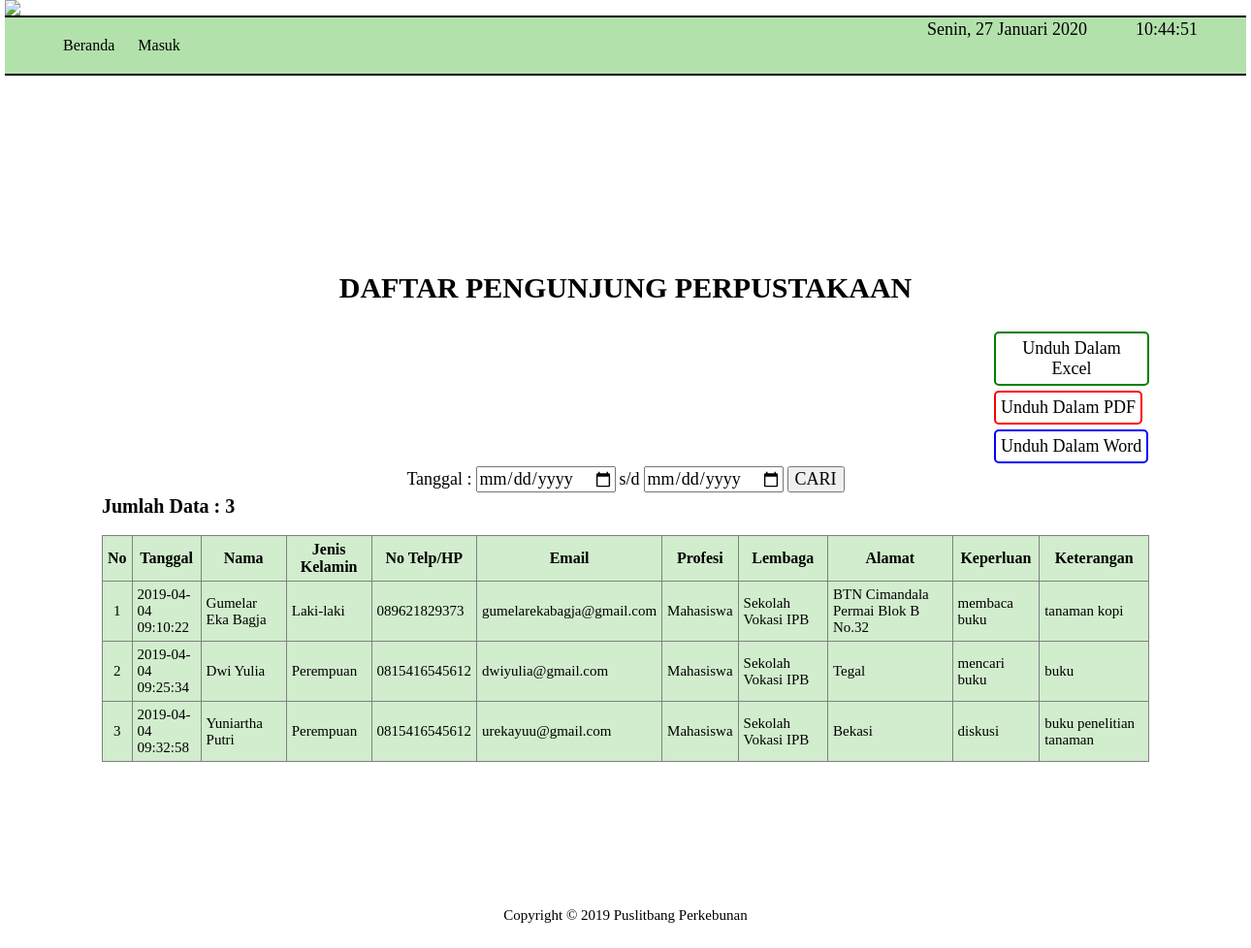
/table_order.php, run on the app's committed database.
### tables this page shows
CREATE TABLE `pengunjung` (
  `id` int(11) NOT NULL,
  `tanggal` datetime NOT NULL DEFAULT CURRENT_TIMESTAMP,
  `nama` text NOT NULL,
  `jenis_kelamin` text NOT NULL,
  `no_hp` text NOT NULL,
  `email` text NOT NULL,
  `profesi` text NOT NULL,
  `lembaga` text NOT NULL,
  `alamat` text NOT NULL,
  `keperluan` text NOT NULL,
  `keterangan` text NOT NULL
);

### table_order.php (the view, shortened to what this page needs)
<?php
	require 'header.php';
	if (isset($_POST['cari_tgl'])) {
		$query = "select * from pengunjung where tanggal between '".$_POST['cari_tgl']."' and '".$_POST['cari_tgl2']."'";
		$result = mysqli_query($con, $query);
		$count = mysqli_num_rows($result);
	}
	else {
		$query = "select * from pengunjung";
		$result = mysqli_query($con, $query);
		$count = mysqli_num_rows($result);
	}
?>
			<b><center><div id="TLap">DAFTAR PENGUNJUNG PERPUSTAKAAN</div></center></b>
			<br>
			<form method="post" action="eksport/eks.php">
			<div>
				<button type="submit" class="btn_excel" name="excel">Unduh Dalam Excel</button>
			</div>
			</form>
			<form style="padding-top: 5px;" method="post" action="eksport/pdf_aktivitas.php" target="_blank">
			<div>
				<button type="submit" class="btn_pdf" name="pdf">Unduh Dalam PDF</button>
			</div>
			</form>
			<form style="padding-top: 5px;" method="post" action="eksport/export_word.php">
			<div>
				<button type="submit" class="btn_word" name="pdf">Unduh Dalam Word</button>
			</div>
			</form>
			<form method="post">
				<table id="cari_table">
					<tr>
						<td>Tanggal :</td>
						<td><input type="date" name="cari_tgl" required></td>
						<td>s/d</td>
						<td><input type="date" name="cari_tgl2" required></td>
						<td><input id="btn_cari" type="submit" value="CARI"></td>
					</tr>
				</table>
			</form>
			<div class="count">
				<b>Jumlah Data : <?php echo "$count"; ?></b>
			</div>
			<br>
			<div id="Tdata">
				<table border="1" rules="all" cellpadding="5">
					<tr>
						<th class="Ttable">No</th>
						<th width="60" class="Ttable">Tanggal</th>
						<th class="Ttable">Nama</th>
						<th class="Ttable">Jenis Kelamin</th>
						<th class="Ttable">No Telp/HP</th>
						<th class="Ttable">Email</th>
						<th class="Ttable">Profesi</th>
						<th class="Ttable">Lembaga</th>
						<th class="Ttable">Alamat</th>
						<th class="Ttable">Keperluan</th>
						<th class="Ttable">Keterangan</th>
					</tr>
					<?php
					$x=1;
						while ($row = mysqli_fetch_assoc($result)){
					?>
					<tr>
						<td class="nomor" style="text-align: center;"><?php echo $x;?></td>
						<td class="nomor"><?php echo $row['tanggal'];?></td>
						<td class="nomor"><?php echo $row['nama'];?></td>
						<td class="nomor"><?php echo $row['jenis_kelamin'];?></td>
						<td class="nomor"><?php echo $row['no_hp'];?></td>
						<td class="nomor"><?php echo $row['email'];?></td>
						<td class="nomor"><?php echo $row['profesi'];?></td>
						<td class="nomor"><?php echo $row['lembaga'];?></td>
						<td class="nomor"><?php echo $row['alamat'];?></td>
						<td class="nomor"><?php echo $row['keperluan'];?></td>
						<td class="nomor"><?php echo $row['keterangan'];?></td>
					</tr>
						<?php $x++; }?>
				</table>
			</div>
<?php
	require 'footer.php';
?>

### header.php (shortened to what this page needs)
<html>
	<head>
		<link rel="stylesheet" href="store.css?v=">
	</head>
	<body onload="tampilkanwaktu();setInterval('tampilkanwaktu()',10)">
		<div class="container">
			<div id="head">
				<img class="banner" src="img/banner-perpus2.png">
				<div id="clock"></div>
					<div id="tgl">
					<?php
					$hari = date('l');
					if ($hari=="Sunday") {
					 echo "Minggu";
					}elseif ($hari=="Monday") {
					 echo "Senin";
					}elseif ($hari=="Tuesday") {
					 echo "Selasa";
					}elseif ($hari=="Wednesday") {
					 echo "Rabu";
					}elseif ($hari=="Thursday") {
					 echo("Kamis");
					}elseif ($hari=="Friday") {
					 echo "Jum'at";
					}elseif ($hari=="Saturday") {
					 echo "Sabtu";
					}
					?>,
					<?php
					$tgl =date('d');
					echo $tgl;
					$bulan =date('F');
					if ($bulan=="January") {
					 echo " Januari ";
					}elseif ($bulan=="February") {
					 echo " Februari ";
					}elseif ($bulan=="March") {
					 echo " Maret ";
					}elseif ($bulan=="April") {
					 echo " April ";
					}elseif ($bulan=="May") {
					 echo " Mei ";
					}elseif ($bulan=="June") {
					 echo " Juni ";
					}elseif ($bulan=="July") {
					 echo " Juli ";
					}elseif ($bulan=="August") {
					 echo " Agustus ";
					}elseif ($bulan=="September") {
					 echo " September ";
					}elseif ($bulan=="October") {
					 echo " Oktober ";
					}elseif ($bulan=="November") {
					 echo " November ";
					}elseif ($bulan=="December") {
					 echo " Desember ";
					}
					$tahun=date('Y');
					echo $tahun;
					?>
					</div>
				<div class="bawah">
					<ul id="list">
						<li><a href="index.php">Beranda</a></li>
						<?php if(empty($_SESSION['u'])) { ?>
						<li><a href="log.php"">Masuk</a></li>
						<?php } else {?>
						<li><a href="out.php"">Keluar</a></li>
						<?php }?>
				</div>
			</div>
			<div id="body">

### footer.php
			</div>
			<div id="foot">
				<p>Copyright &copy; 2019 Puslitbang Perkebunan</p>
			</div>
		</div>
	</body>
</html>

### store.css (style rules this page uses)
* { margin:0px auto; font-family: "Calibri"; }
#head { position: fixed; padding-bottom:15px; }
#head li { display:inline; margin-left:20px; }
#head a { text-decoration:none; color:black; size:20px; }
.container, #head { width:1280px; margin:auto; }
body { background-image: url('img/background.png'); background-attachment:fixed; background-size: 100% 100% }
#body { padding:100px; padding-top: 280px; background-color:rgba(255,255,255,0.8); }
#TLap { font-size: 30px; padding-bottom: 10px; }
#Tdata { background-color: rgba(179,225,172,0.6); margin-bottom: 25px; }
.Ttable { text-align: center; }
.nomor { text-align: left; font-size: 15px; }
.bawah { padding-top:20px; padding-bottom: 20px; background-color: rgb(179,225,172); border-bottom: solid 2px black; border-top: solid 2px black; }
#foot { padding:25px; text-align:center; font-size:15px; background-image:url('img/footer-perpus.png'); background-size: 1280px 100px; position: relative; }
#clock { font-size: 18px; padding-bottom: 10px; float: right; padding-right: 50px; padding-top:20px; padding-bottom: 20px; }
#tgl { font-size: 18px; float: right; margin-right: 50px; padding-top:20px; padding-bottom: 20px; }
.count { font-size: 20px; }
.btn_excel { margin-left: 920px; font-size: 18px; background-color: rgba(0,0,0,0); border: green solid 2px; border-radius: 5px; padding: 5px; }
.btn_pdf { margin-left: 920px; font-size: 18px; background-color: rgba(0,0,0,0); border: red solid 2px; border-radius: 5px; padding: 5px; }
.btn_word { margin-left: 920px; font-size: 18px; background-color: rgba(0,0,0,0); border: blue solid 2px; border-radius: 5px; padding: 5px; }
#cari_table td, input { font-size: 18px; }

### data on the page
pengunjung: tanggal "2019-04-04 09:10:22", nama "Gumelar Eka Bagja", jenis_kelamin "Laki-laki", no_hp "089621829373", email "gumelarekabagja@gmail.com", profesi "Mahasiswa", lembaga "Sekolah Vokasi IPB", alamat "BTN Cimandala Permai Blok B No.32", keperluan "membaca buku", keterangan "tanaman kopi"
pengunjung: tanggal "2019-04-04 09:25:34", nama "Dwi Yulia", jenis_kelamin "Perempuan", no_hp "0815416545612", email "dwiyulia@gmail.com", profesi "Mahasiswa", lembaga "Sekolah Vokasi IPB", alamat "Tegal", keperluan "mencari buku", keterangan "buku"
pengunjung: tanggal "2019-04-04 09:32:58", nama "Yuniartha Putri", jenis_kelamin "Perempuan", no_hp "0815416545612", email "urekayuu@gmail.com", profesi "Mahasiswa", lembaga "Sekolah Vokasi IPB", alamat "Bekasi", keperluan "diskusi", keterangan "buku penelitian tanaman"

### other printed values
$count "3"
